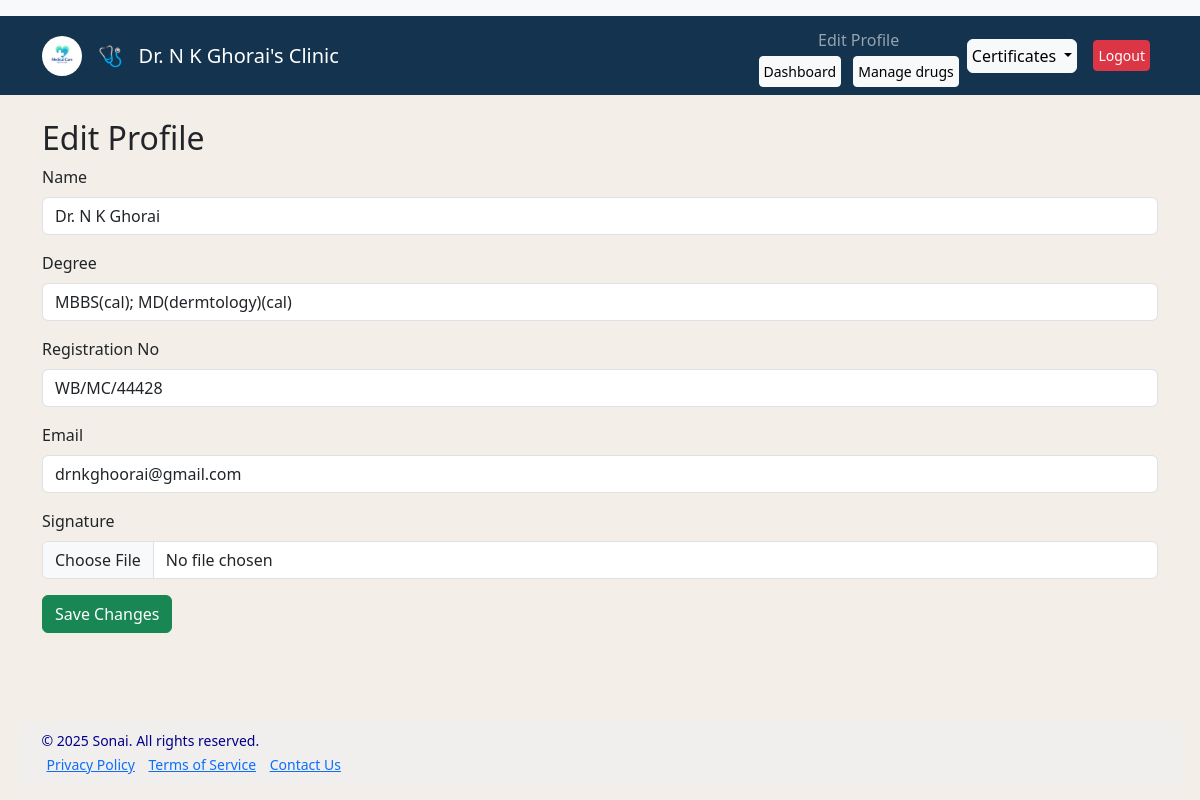
Page /edit_doctor/2 (signed in) on the committed database.
### models.py (models this page shows, shortened)
class User(db.Model, UserMixin):
    id = db.Column(db.Integer, primary_key=True)
    username = db.Column(db.String(20), unique=True, nullable=False)
    password_hash = db.Column(db.String(255), nullable=False)
    email = db.Column(db.String(120), unique=True, nullable=True)
    doc_mob = db.Column(db.String(20), unique=True, nullable=True)
    degree = db.Column(db.String(100), nullable=True)
    website = db.Column(db.String(100), nullable=True)
    reg_no = db.Column(db.String(50), unique=True, nullable=True)
    patients = db.relationship('Patient', backref='owner', lazy='dynamic')

### app.py (the view, shortened to what this page needs)
@app.route('/edit_doctor/<int:doctor_id>', methods=['GET', 'POST'])
@login_required
def edit_doctor(doctor_id):
    doctor = User.query.get_or_404(doctor_id)
    if doctor.id != current_user.id:
        flash("You can only edit your own profile.", "danger")
        return redirect(url_for('dashboard'))
    return render_template('edit_doctor.html', doctor=doctor)

### app.py (called while the page is built)
@login_manager.user_loader
def load_user(user_id):
    return User.query.get(int(user_id))

### templates/edit_doctor.html (shortened to what this page needs)
{% extends "base.html" %}
{% block content %}
<div class="container mt-4">
    <h2>Edit Profile</h2>
    <form method="POST" enctype="multipart/form-data">
        <div class="mb-3">
            <label class="form-label">Name</label>
            <input type="text" name="name" value="{{ current_user.username }}" class="form-control" required>
        </div>
        <div class="mb-3">
            <label class="form-label">Degree</label>
            <input type="text" name="degree" value="{{ doctor.degree }}" class="form-control">
        </div>
        <div class="mb-3">
            <label class="form-label">Registration No</label>
            <input type="text" name="reg_no" value="{{ doctor.reg_no }}" class="form-control">
        </div>
        <div class="mb-3">
            <label class="form-label">Email</label>
            <input type="email" name="email" value="{{ doctor.email }}" class="form-control">
        </div>
        <div class="mb-3">
            <label class="form-label">Signature</label>
            <input type="file" name="signature" class="form-control">
        </div>
        <button type="submit" class="btn btn-success">Save Changes</button>
    </form>
</div>
{% endblock %}

### templates/base.html (shortened to what this page needs)
<!DOCTYPE html>
<html lang="en">
<head>
    <link rel="stylesheet" href="https://cdn.jsdelivr.net/npm/bootstrap-icons@1.11.3/font/bootstrap-icons.min.css">
    <link href="https://cdn.jsdelivr.net/npm/bootstrap@5.3.0/dist/css/bootstrap.min.css" rel="stylesheet">
</head>
<body>
    <header>
    <nav class="navbar navbar-expand-md navbar-light bg-light">
    </nav>
</header>
<div id="wrapper">
    <nav class="navbar navbar-expand-md navbar-dark mb-0">
    <div class="container">
        <a class="navbar-brand d-flex align-items-center" href="#">
             <img src="{{ url_for('static',filename='logo.png') }}" style="height:40px; border-radius: 30px;" alt="Logo" class="me-3"/>
           <span>  🩺 &nbsp;&nbsp;{{current_user.username}}'s Clinic</span>
        </a>
        <div class="collapse navbar-collapse justify-content-end" id="navbarNav">
            <ul class="navbar-nav d-flex align-items-center">
                {% if current_user.is_authenticated %}
                <li class="nav-item dropdown">
                    <a class="nav-link btn btn-sm btn-light me-2 p-1" href="{{ url_for('edit_doctor', doctor_id=current_user.id) }}">Edit Profile</a>
                    <a class="btn btn-sm btn-light me-2 p-1" href="{{ url_for('dashboard') }}"
                     class="btn btn-sm btn-primary p-1">Dashboard</a>
                     <a class="btn btn-sm btn-light me-2 p-1" href="{{ url_for('manage_drugs') }}"
                     class="btn btn-sm btn-primary p-1">Manage drugs</a>
                </li>
                <li class="nav-item dropdown">
  <a class=" certBtn btn btn-primary btn-light me-3 p-1 dropdown-toggle" href="#" role="button" id="certificatesDropdown" data-bs-toggle="dropdown" aria-expanded="false">
    Certificates
  </a>
</li>
                <li class="nav-item">
                    <a class="btn btn-sm btn-danger me-2 p-1" href="{{ url_for('logout') }}">Logout</a>
                </li>
                {% else %}
                <li class="nav-item">
                    <a class="btn btn-sm btn-light" href="{{ url_for('login') }}">Login</a>
                </li>
                {% endif %}
            </ul>
        </div>
    </div>
</nav>
<div class="content">
    {% block content %} {% endblock %}
</div>
</div>
<footer class="footer px-4">
    <div class="footer-content">
        <p>&copy; 2025 Sonai. All rights reserved.</p>
        <div class="footer-links">
            <a href="#">Privacy Policy</a>
            <a href="#">Terms of Service</a>
            <a href="#">Contact Us</a>
        </div>
    </div>
</footer>
</body>
</html>

### templates/base.html (style rules this page uses)
body { background-color: rgb(243, 238, 231); display: flex; flex-direction: column; min-height: 100vh; }
#wrapper { flex: 1; }
ul, li { text-decoration:none ; list-style: none; }
.footer { background-color: rgb(241, 239, 237); color: darkblue; padding: 1rem 1.5rem; font-size: 0.875rem; line-height: 0.5rem; margin: auto; width:calc(100% - 35px); margin-top: auto; margin-bottom: 15px; }
.footer-links a { max-width: 800px; margin: 0 auto; padding: 5px; }
.navbar { background-color: #13334e; }

### rows in the picture
User: username "Dr. N K Ghorai", name "Dr. N K Ghorai", degree "MBBS(cal); MD(dermtology)(cal)", reg_no "WB/MC/44428", email "drnkghoorai@gmail.com"
